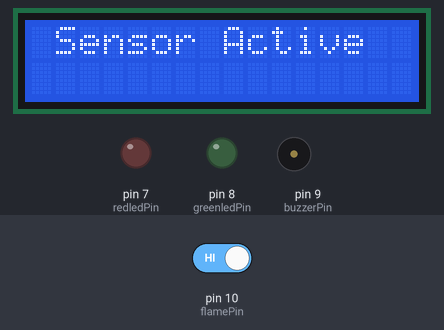
A sketch run on a simulated Arduino Uno, built with avr-gcc and run on an emulated ATmega328P. On the bench: 16×2 character LCD, output pins drawn as LEDs (lit = HIGH), buzzer (waves = sounding, pin HIGH). The inputs (shaded band) are chosen by the test bench; at power-on: pin 10 (flamePin) HIGH. The modem accepts every AT command (registered, SIM ready, sends succeed) and sends nothing else; what the sketch prints to the serial monitor is not drawn.

Above: at 8.6 s.
At 11.2 s:
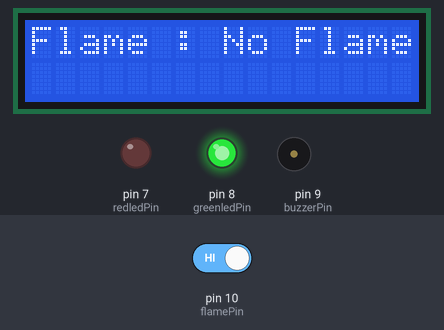
11.3 s: pin 10 (flamePin) driven LOW
At 12.7 s:
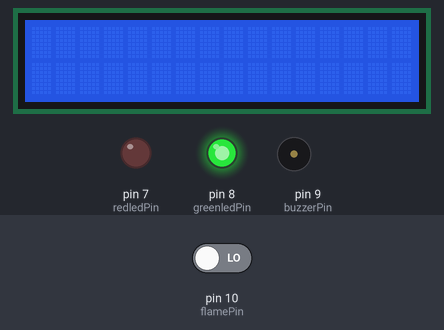
13.0 s: pin 10 (flamePin) driven HIGH
At 15.81 s:
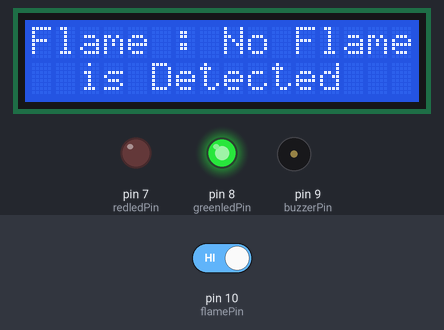
Timing chart, 0 to 17.3 s (numbered marks = the images above; inputs shaded):
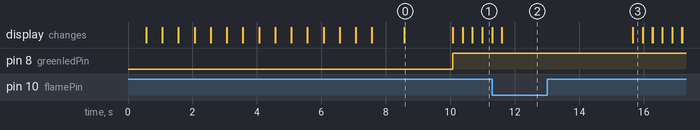

The sketch:

FLAME_SENSOR_PROJECT.ino
```cpp
#include <LiquidCrystal.h>
LiquidCrystal lcd(12, 11, 5, 4, 3, 2); // LCD Display (RS,EN,D4,D5,D6,D7)
#include <SoftwareSerial.h>

SoftwareSerial mySerial(6,13);

#define flamePin 10 // Flame Sensor Connected To Arduino
#define buzzerPin 9 //Buzzer Connected To Arduino
#define redledPin 7
#define greenledPin 8

void setup() {
 Serial.begin(9600);
 lcd.begin(16, 2);
 mySerial.begin(9600); // Setting the baud rate of GSM Module

 pinMode(buzzerPin,OUTPUT);
 pinMode(flamePin,INPUT);
 pinMode(redledPin,OUTPUT);
 pinMode(greenledPin,OUTPUT);
  lcd.setCursor(0, 0);
  lcd.print("Calibrating");
    for(int i = 0; i <15; i++){
      if (i==4)
      {
         lcd.setCursor(0, 1);
         lcd.print(".");
        }
       else  lcd.print(".");
      delay(500);
      }
    lcd.setCursor(11, 1);
    lcd.print("Done");
    delay(1000);
    lcd.clear();
    lcd.setCursor(1, 0);
    lcd.print("Sensor Active");
    delay(1500);
    lcd.clear();

}


void loop() {

int Flame = digitalRead(flamePin);

  if (Flame == LOW)
  {
     SendMessage();
     digitalWrite(buzzerPin,HIGH);
     digitalWrite(redledPin,HIGH);
     digitalWrite(greenledPin,LOW);
     lcd.setCursor(0, 0);
     lcd.print(" Flame : ");
     lcd.print("Flame");
     lcd.setCursor(0, 1);
     lcd.print("  is Detected");
     Serial.print(Flame);
     Serial.print("\t");
     Serial.print("Flame is Detected");
     Serial.println("I am in send");
     }


  else if (Flame == HIGH)
      {
     digitalWrite(buzzerPin,LOW);
     digitalWrite(redledPin,LOW);
     digitalWrite(greenledPin,HIGH);
     lcd.setCursor(0, 0);
     lcd.print("Flame : ");
     lcd.print("No Flame");
     Serial.print(Flame);
     Serial.print("\t");
     Serial.println("No Flame");


  delay(300);
  lcd.clear();
}
}
void SendMessage(){
     Serial.println("I am in send");
     mySerial.println("AT+CMGF=1"); //Sets the GSM Module in Text Mode
     delay( 1000);
     mySerial.println("AT+CMGS=\"+918700943235\"\r"); // Replace x with mobile number
     delay(1000);
     mySerial.println("FIRE DETECTED!!");// The SMS text you want to send
     delay(1000);
     mySerial.println((char)26);// ASCII code of CTRL+Z}}
     delay(1000);
     }
```

Measured:
- after the input at 13.0 s, pin 7 (redledPin), pin 9 (buzzerPin): stays LOW (without the input it goes to HIGH after 2.7 s); pin 8 (greenledPin): stays HIGH (without the input it goes to LOW after 2.7 s); the display: first differs from a run without the input after 2.7 s (image 3)
- what the display in image 0 shows lasts 1.5 s, from 8.6 s to 10.1 s
